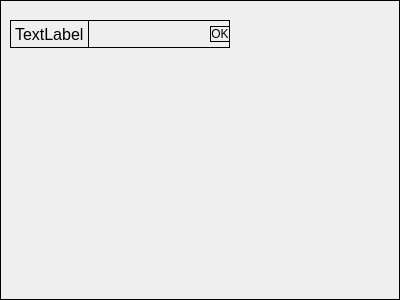
<?xml version="1.0" encoding="UTF-8"?>
<ui version="4.0">
 <class>Form</class>
 <widget class="QWidget" name="Form">
  <property name="geometry">
   <rect>
    <x>0</x>
    <y>0</y>
    <width>400</width>
    <height>300</height>
   </rect>
  </property>
  <property name="windowTitle">
   <string>Form</string>
  </property>
  <property name="styleSheet">
   <string notr="true">QWidget { border: 1px solid black }</string>
  </property>
  <widget class="QWidget" name="">
   <property name="geometry">
    <rect>
     <x>10</x>
     <y>20</y>
     <width>220</width>
     <height>28</height>
    </rect>
   </property>
   <layout class="QHBoxLayout" name="horizontalLayout">
    <item>
     <widget class="QLabel" name="child_name">
      <property name="font">
       <font>
        <pointsize>12</pointsize>
       </font>
      </property>
      <property name="text">
       <string>TextLabel</string>
      </property>
     </widget>
    </item>
    <item>
     <spacer name="horizontalSpacer">
      <property name="orientation">
       <enum>Qt::Horizontal</enum>
      </property>
      <property name="sizeHint" stdset="0">
       <size>
        <width>40</width>
        <height>20</height>
       </size>
      </property>
     </spacer>
    </item>
    <item>
     <widget class="QPushButton" name="sendchild_button">
      <property name="text">
       <string>OK</string>
      </property>
     </widget>
    </item>
   </layout>
  </widget>
 </widget>
 <resources/>
 <connections/>
</ui>
